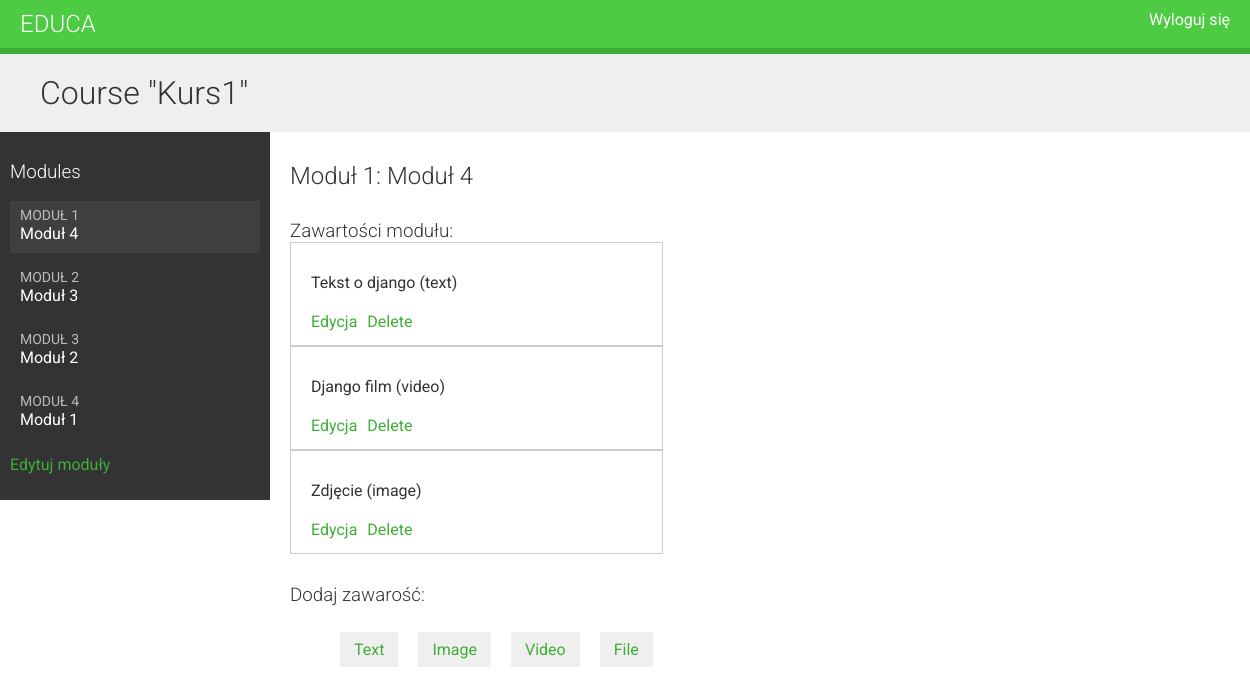
/course/module/4/ (signed in), run on the app's committed database.
### courses/models.py (models this page shows, shortened)
class Course(models.Model):
    owner = models.ForeignKey(User, related_name='courses_created', on_delete = models.CASCADE)
    subject = models.ForeignKey(Subject, related_name='courses', on_delete = models.CASCADE)
    title = models.CharField(max_length=200)
    slug = models.SlugField(max_length=200, unique=True)
    overview = models.TextField()
    created = models.DateTimeField(auto_now_add=True)
    students = models.ManyToManyField(User, related_name='courses_joined', blank=True)
    class Meta:
        ordering = ('-created',)

class Module(models.Model):
    course = models.ForeignKey(Course, related_name='modules', on_delete = models.CASCADE)
    title = models.CharField(max_length=200)
    description = models.TextField(blank=True)
    order = OrderField(blank=True, for_fields=['course'])
    class Meta:
        ordering = ['order']

class Content(models.Model):
    module = models.ForeignKey(Module, related_name='contents', on_delete = models.CASCADE)
    order = OrderField(blank=True, for_fields=['module'])
    content_type = models.ForeignKey(ContentType,
                                     limit_choices_to={'model__in':('text',
                                                                    'video',
                                                                    'image',
                                                                    'file')}, on_delete = models.CASCADE)
    object_id = models.PositiveIntegerField()
    item = GenericForeignKey('content_type', 'object_id')
    class Meta:
        ordering = ['order']

class ItemBase(models.Model):
    owner = models.ForeignKey(User, related_name='%(class)s_related', on_delete = models.CASCADE)
    title = models.CharField(max_length=250)
    created = models.DateTimeField(auto_now_add=True)
    updated = models.DateTimeField(auto_now=True)
    class Meta:
        abstract = True
    def __str__(self):
        return self.title

class Text(ItemBase):
    content = models.TextField()

class Video(ItemBase):
    url = models.URLField()

class Image(ItemBase):
    file = models.FileField(upload_to='images')

### courses/views.py (the view)
class ModuleContentListView(TemplateResponseMixin, View):
    template_name = 'courses/manage/module/content_list.html'
    def get(self, request, module_id):
        module = get_object_or_404(Module,
                                   id=module_id,
                                   course__owner=request.user)
        return self.render_to_response({'module': module})

### courses/templatetags/course.py (called while the page is built)
@register.filter
def model_name(obj):
    try:
        return obj._meta.model_name
    except AttributeError:
        return None

### courses/templates/courses/manage/module/content_list.html (shortened to what this page needs)
{% extends "base.html" %}
{% load course %}
{% block content %}
  {% with course=module.course %}
    <h1>Course "{{ course.title }}"</h1>
    <div class="contents">
      <h3>Modules</h3>
      <ul id="modules">
        {% for m in course.modules.all %}
          <li data-id="{{ m.id }}" {% if m == module %}
           class="selected"{% endif %}>
            <a href="{% url "module_content_list" m.id %}">
              <span>
                Moduł <span class="order">{{ m.order|add:1 }}</span>
              </span>
              <br>
              {{ m.title }}
            </a>
          </li>
        {% empty %}
          <li>Brak modułów.</li>
        {% endfor %}
      </ul>
      <p><a href="{% url "course_module_update" course.id %}">
      Edytuj moduły</a></p>
    </div>
    <div class="module">
      <h2>Moduł {{ module.order|add:1 }}: {{ module.title }}</h2>
      <h3>Zawartości modułu:</h3>
      <div id="module-contents">
        {% for content in module.contents.all %}
          <div data-id="{{ content.id }}">
            {% with item=content.item %}
              <p>{{ item }} ({{ item|model_name }})</p>
              <a href="{% url "module_content_update" module.id item|model_name item.id %}">
                Edycja
              </a>
              <form action="{% url "module_content_delete" content.id %}" method="post">
                <input type="submit" value="Delete">
              </form>
            {% endwith %}
          </div>
        {% empty %}
          <p>Ten moduł nie posiada jeszcze zawartości.</p>
        {% endfor %}
      </div>
      <h3>Dodaj zawarość:</h3>
      <ul class="content-types">
        <li><a href="{% url "module_content_create" module.id "text" %}">
        Text</a></li>
        <li><a href="{% url "module_content_create" module.id "image" %}">
        Image</a></li>
        <li><a href="{% url "module_content_create" module.id "video" %}">
        Video</a></li>
        <li><a href="{% url "module_content_create" module.id "file" %}">
        File</a></li>
      </ul>
    </div>
  {% endwith %}
{% endblock %}

### courses/static/css/base.css (style rules this page uses)
body { margin:0; font-family:'Roboto', sans-serif; font-weight:400; color:#333; }
a { color:#3fad37; text-decoration:none; }
h1, h2, h3, h4, h5, h6 { font-family:'Roboto', sans-serif; font-weight:300; }
h1 { background:#efefef; width:100%; overflow:auto; padding:20px 0 20px 40px; margin:0; }
.module { overflow:auto; }
.module h3 { margin:30px 0 0; padding:0; width:100%; }
.module p { margin:10px 0 20px; width:100%; float:left; }
.contents { width:20%; padding:10px; float:left; background:#333; color: #fff; font-family:'Roboto', sans-serif; }
.contents ul { list-style:none; margin:0; padding:0; }
.contents ul li { margin:0 0 10px 0; padding:4px 10px 10px; overflow:auto; }
.contents ul li.selected { background:#3f3f3f; }
.contents ul span { text-transform:uppercase; color:#bbb; font-size:14px; }
.contents ul a { display:block; color:#fff; text-decoration:none; }
.module { padding:10px 20px; float:left; }
ul.content-types li { list-style:none; float:left; margin:10px; background:#efefef; padding:8px 14px; }
input, select, textarea { border:1px solid #ccc; border-bottom:3px solid #ccc; padding:8px 12px; font-size:16px; font-family:'Roboto', sans-serif; float:left; clear:both; width:300px; }
input[type=submit], a.button { border-radius:5px; background:#4dcc43; color:#fff; font-size:16px; text-transform:uppercase; border:none; padding:10px 20px; margin:20px 0; }
#module-contents div { padding:20px 20px 4px 20px; border:1px solid #ccc; background:#fff; overflow:auto; }
#module-contents a { float:left; }
#module-contents form { margin:0; padding:0; float:left; }
#module-contents input[type="submit"] { width:auto; background:none; color:#3fad37; margin:0 0 10px 10px; padding:0; text-transform:none; }

### data on the page
Course: title "Kurs1"
Module: order|add "1", title "Moduł 4"
Module: order|add "2", title "Moduł 3"
Module: order|add "3", title "Moduł 2"
Module: order|add "4", title "Moduł 1"
Content: item "Tekst o django", item|model_name "text"
Content: item "Django film", item|model_name "video"
Content: item "Zdjęcie", item|model_name "image"
